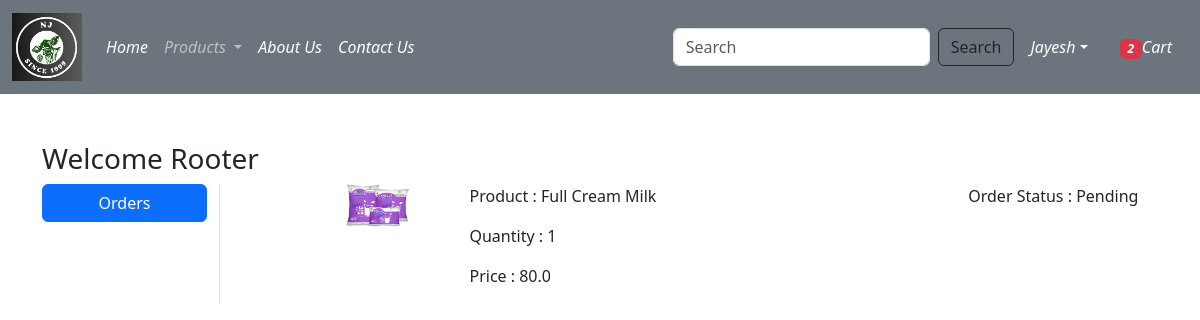
/orders/ (signed in), run on the app's committed database.
### app/models.py (models this page shows, shortened)
class OrderPlaced(models.Model):
    user = models.ForeignKey(User,on_delete=models.CASCADE)
    customer = models.ForeignKey(Customer,on_delete=models.CASCADE)
    product = models.ForeignKey(Product,on_delete=models.CASCADE)
    quantity = models.PositiveIntegerField(default=1)
    ordered_date = models.DateTimeField(auto_now_add=True)
    status = models.CharField(max_length=50,choices=STATUS_CHOICES, default='Pending')
    payment = models.ForeignKey(Payment,on_delete=models.CASCADE,default="")
    @property
    def total_cost(self):
        return self.quantity * self.product.discounted_price

class Product(models.Model):
    title = models.CharField(max_length=100)
    selling_price = models.FloatField()
    discounted_price = models.FloatField()
    description = models.TextField()
    composition = models.TextField(default='')
    prodapp = models.TextField(default='')
    category = models.CharField(choices=CATEGORY_CHOICES, max_length=2)
    product_image = models.ImageField(upload_to='product')

### app/views.py (the view)
# urls.py: path('orders/', views.orders, name='orders'),
@login_required
def orders(request):
    totalitem = 0
    wishitem=0
    if request.user.is_authenticated:
        totalitem=len(Cart.objects.filter(user=request.user))
        wishitem=len(Wishlist.objects.filter(user=request.user))
    order_placed=OrderPlaced.objects.filter(user=request.user)
    return render(request,'app/orders.html',locals())

### app/templates/app/orders.html (shortened to what this page needs)
{% extends 'app/base.html' %}
{% load static %}
{% block main-content %}
<div class="container my-5">
    <div class="row">
        <h3>Welcome <span class="text-capitalize">{{request.user}}</span></h3>
        <div class="col-sm-2 border-end">
            <ul class="list-unstyled">
            <li class="d-grid"><a href="{% url 'orders' %}" class="btn btn-primary">Orders</a></li>
            </ul>
        </div>
        <div class="col-sm-9 offset-sm-1">
            {% for op in order_placed %}
            <div class="row">
                <div class="col-sm-2">
                    <img src="{{op.product.product_image.url}}" class="img-fluid" height="100" width="100"/>
                </div>
                <div class="col-sm-7">
                    <p>Product : {{op.product.title}}</p>
                    <p>Quantity : {{op.quantity}}</p>
                    <p>Price : {{op.total_cost}}</p>
                </div>
                <div class="col-sm-3">
                    <p>Order Status : {{op.status}}</p>
                </div>
            </div>
            {% endfor %}
        </div>
    </div>
</div>
{% endblock main-content %}

### data on the page
OrderPlaced: product.product_image (picture), product "Full Cream Milk", quantity "1", total_cost "80.0", status "Pending"

### other printed values
{{ totalitem }} "2"
{{ request.user }} "Rooter"
